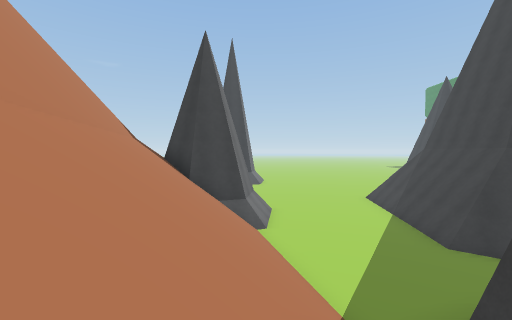
view 1 (above)

19 first-person views from a walk through a Unity game level. The camera is 1.4 m above the floor, tilts 2° down and sees 90° across. The floor is counted in squares, 2 m on a side. Each view is taken from the middle of a square. On the plan, view 1 faces up. The plan holds only what a view shows up to about 9 squares ahead; the rest is blank. The place goes on beyond the plan. The player is left out.

view 2
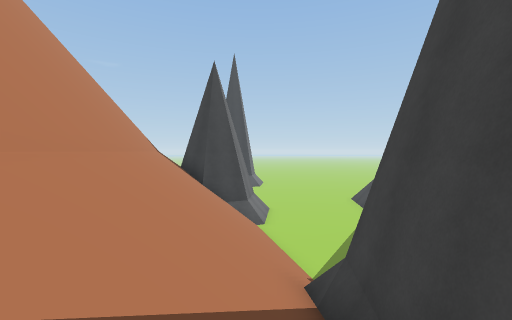

view 3
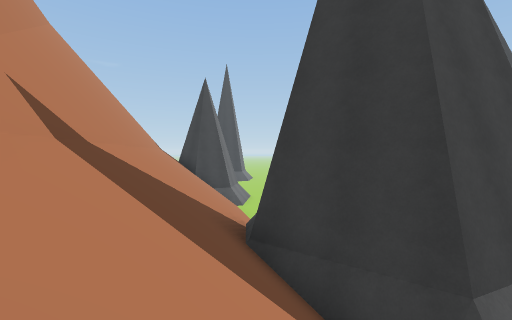

view 4
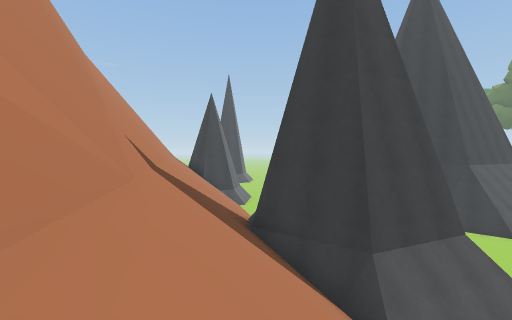

view 5
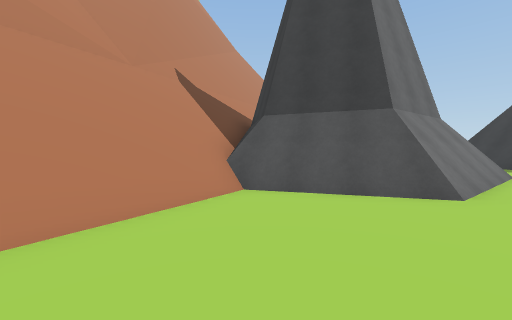

view 6
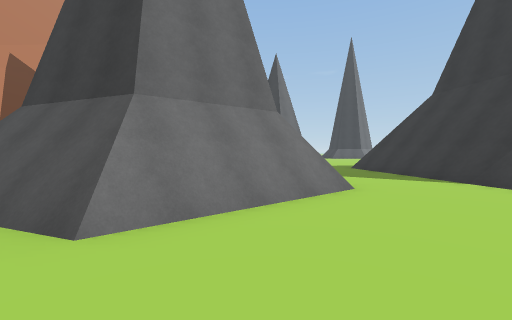

view 7
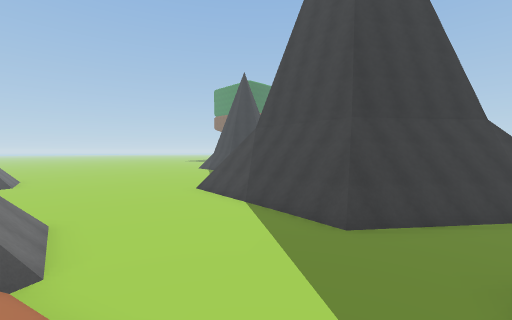

view 8
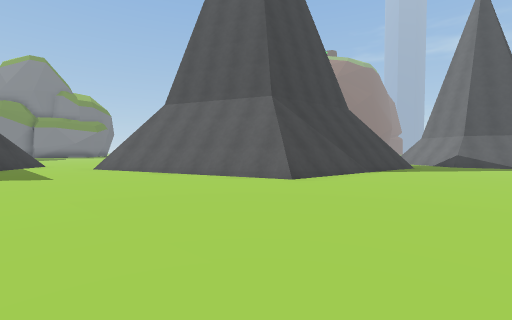

view 9
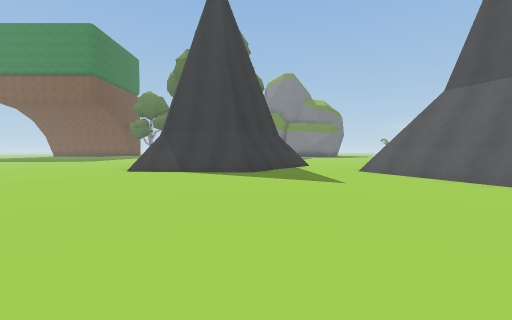

view 10
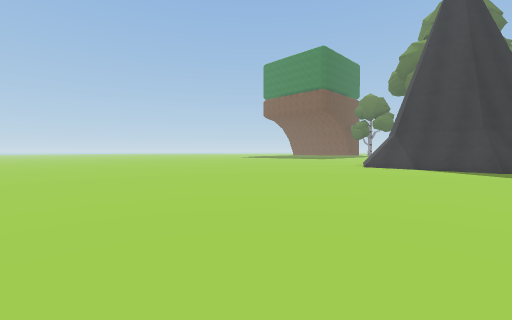

view 11
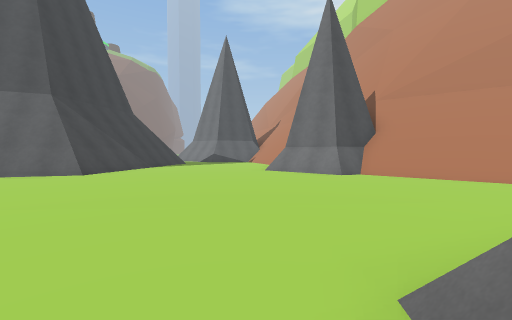

view 12
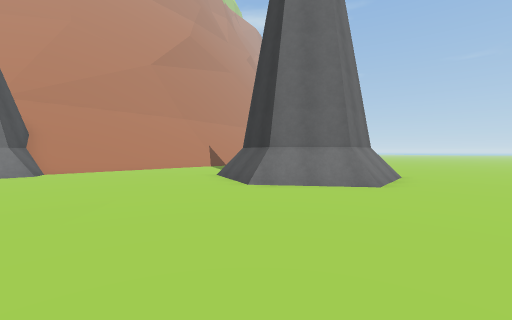

view 13
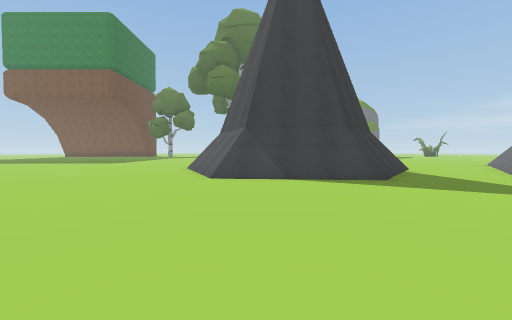

view 14
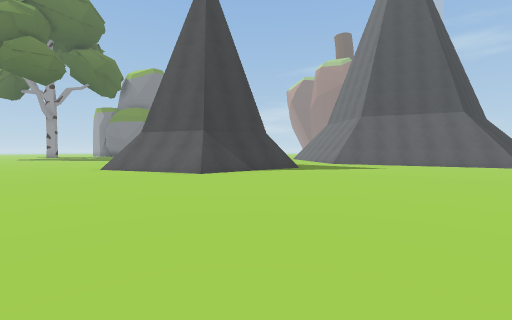

view 15
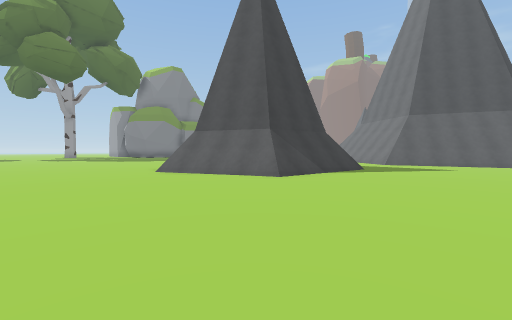

view 16
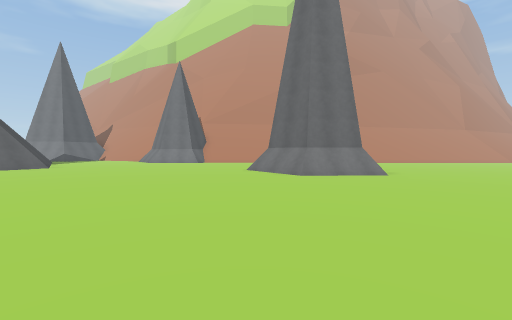

view 17
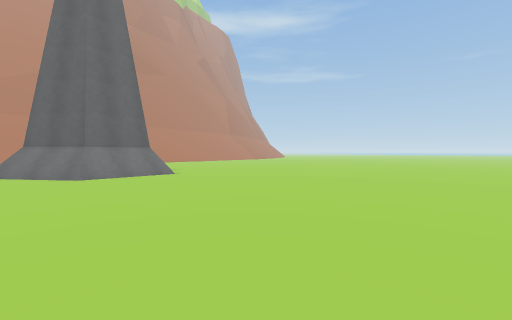

view 18
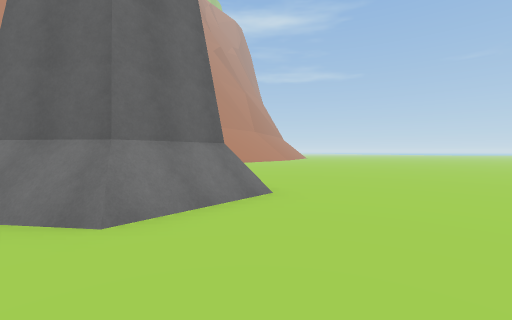

view 19
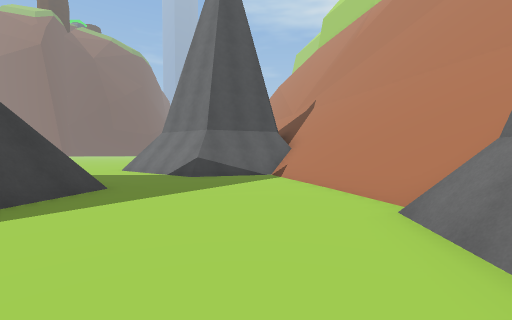

### Floor plan
Key: @ floor where view 1 was taken; # wall or solid block; . main floor; : floor 0.25 m higher than the main floor; - floor 0.25 m lower than the main floor; / step, stairs or slope; = window, fence, low wall or low ledge; ^ raised ledge.
Columns run from 3 left of view 1 to 19 right of it. Each row starts with its distance up from view 1.
 28 .......... ............
 27 .......................
 26 ......................
 25 .....................
 24 .................###/
 23 .##............####
 22  ###...........##
 21   ##...........##
 20   ##..........:##
 19  ###..........:##
 18  #...........:::###
 17 .............::::/
 16 .............::::::
 15 .............### ::
 14 ...........####  #:
 13 /........####    ##
 12 /##......#
 11 ####.....#
 10 ####.....#
  9 ####....=#
  8 ////....##
  7 ////....##
  6 ////....###
  5 =////.....##
  4 ^////......##
  3 ^////####...#
  2 ^=//=#####...
  1 ^=//##   #...
  0  ^/@#    #...
 -1  ^//##   #...
 -2  ^=//#####...
 -3  ^^///###....
 -4   ^////....
 -5   ^#////...
 -6   ^=////...
 -7    ^////-..

Where each view was taken, in squares from view 1:
view 1: 0 up, 0 right, facing up
view 2: 2 down, 0 right, facing up
view 3: 5 down, 1 right, facing up
view 4: 7 down, 1 right, facing up
view 5: 7 down, 7 right, facing up-left
view 6: 3 down, 9 right, facing up-left
view 7: 4 up, 0 right, facing up-right
view 8: 18 up, 2 right, facing down-right
view 9: 19 up, 4 right, facing right
view 10: 19 up, 2 right, facing up-right
view 11: 20 up, 1 right, facing down
view 12: 19 up, 6 right, facing left
view 13: 22 up, 6 right, facing right
view 14: 27 up, 6 right, facing down-right
view 15: 28 up, 8 right, facing down-right
view 16: 26 up, 7 right, facing down-left
view 17: 26 up, 7 right, facing left
view 18: 23 up, 3 right, facing left
view 19: 11 up, 2 right, facing down
